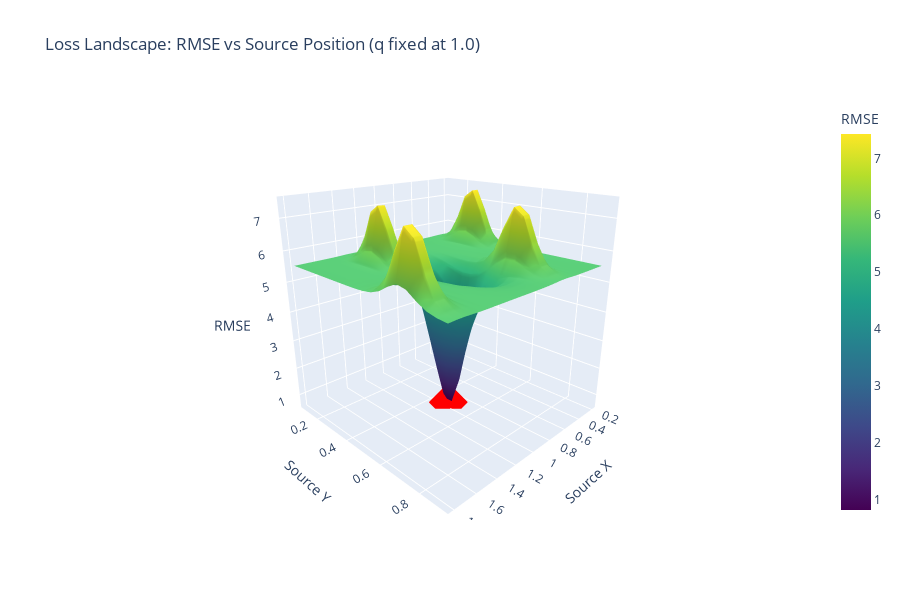

Notebook source saved alongside this figure:
### Code cell
# Interactive 3D loss surface
fig = go.Figure(data=[go.Surface(
    x=x_range,
    y=y_range,
    z=loss_grid.T,
    colorscale='Viridis',
    colorbar=dict(title='RMSE')
)])

# Mark true source location
fig.add_trace(go.Scatter3d(
    x=[1.0], y=[0.5], z=[loss_grid.min() - 0.1],
    mode='markers',
    marker=dict(size=10, color='red', symbol='diamond'),
    name='True Source'
))

fig.update_layout(
    title='Loss Landscape: RMSE vs Source Position (q fixed at 1.0)',
    scene=dict(
        xaxis_title='Source X',
        yaxis_title='Source Y',
        zaxis_title='RMSE',
        camera=dict(eye=dict(x=1.5, y=1.5, z=0.8))
    ),
    height=600
)

fig.show()

### Figure 1 — Plotly figure (JSON) as saved in the notebook; plotly's stock layout.template omitted (floating-point values rounded to 4 significant figures; data arrays with more than 128 entries replaced by an {"elided": "..."} marker saying what was removed)
{"data": [{"colorbar": {"title": {"text": "RMSE"}}, "colorscale": [[0, "#440154"], [0.1111, "#482878"], [0.2222, "#3e4989"], [0.3333, "#31688e"], [0.4444, "#26828e"], [0.5556, "#1f9e89"], [0.6667, "#35b779"], [0.7778, "#6ece58"], [0.8889, "#b5de2b"], [1, "#fde725"]], "type": "surface", "x": [0.2, 0.2667, 0.3333, 0.4, 0.4667, 0.5333, 0.6, 0.6667, 0.7333, 0.8, 0.8667, 0.9333, 1.0, 1.067, 1.133, 1.2, 1.267, 1.333, 1.4, 1.467, 1.533, 1.6, 1.667, 1.733, 1.8], "y": [0.1, 0.1421, 0.1842, 0.2263, 0.2684, 0.3105, 0.3526, 0.3947, 0.4368, 0.4789, 0.5211, 0.5632, 0.6053, 0.6474, 0.6895, 0.7316, 0.7737, 0.8158, 0.8579, 0.9], "z": {"elided": "20x25 float values"}}, {"marker": {"color": "red", "size": 10, "symbol": "diamond"}, "mode": "markers", "name": "True Source", "type": "scatter3d", "x": [1], "y": [0.5], "z": [0.7169]}], "layout": {"height": 600, "scene": {"camera": {"eye": {"x": 1.5, "y": 1.5, "z": 0.8}}, "xaxis": {"title": {"text": "Source X"}}, "yaxis": {"title": {"text": "Source Y"}}, "zaxis": {"title": {"text": "RMSE"}}}, "title": {"text": "Loss Landscape: RMSE vs Source Position (q fixed at 1.0)"}}}
